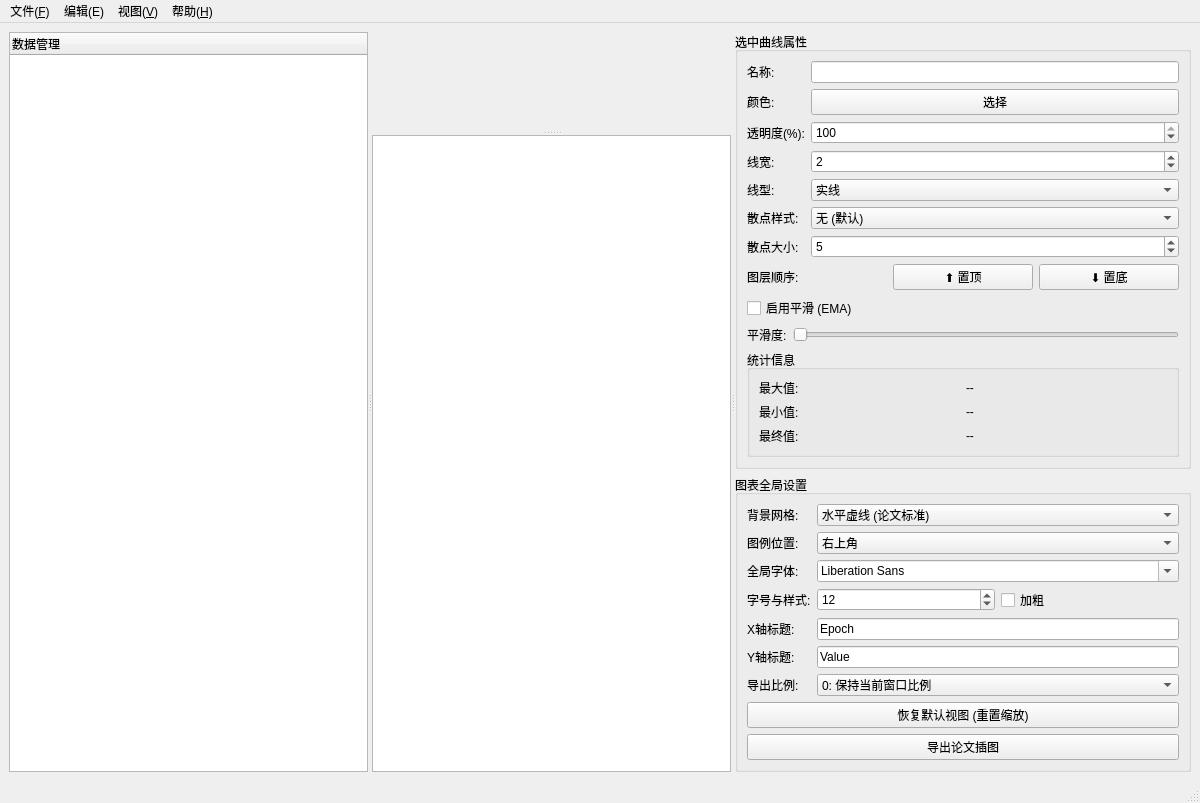
<?xml version="1.0" encoding="UTF-8"?>
<ui version="4.0">
 <class>MainWindow</class>
 <widget class="QMainWindow" name="MainWindow">
  <property name="geometry">
   <rect>
    <x>0</x>
    <y>0</y>
    <width>1200</width>
    <height>780</height>
   </rect>
  </property>
  <property name="windowTitle">
   <string>CSV Result Analyzer</string>
  </property>
  <widget class="QWidget" name="centralwidget">
   <layout class="QGridLayout" name="gridLayout">
    <item row="0" column="0">
     <widget class="QSplitter" name="Hsplitter">
      <property name="orientation">
       <enum>Qt::Orientation::Horizontal</enum>
      </property>
      <widget class="QTreeWidget" name="treeWidget">
       <property name="headerHidden">
        <bool>false</bool>
       </property>
       <column>
        <property name="text">
         <string>数据管理</string>
        </property>
       </column>
      </widget>
      <widget class="QSplitter" name="Vsplitter">
       <property name="orientation">
        <enum>Qt::Orientation::Vertical</enum>
       </property>
       <widget class="QCustomPlot" name="customPlot" native="true">
        <property name="sizePolicy">
         <sizepolicy hsizetype="Expanding" vsizetype="Expanding">
          <horstretch>0</horstretch>
          <verstretch>0</verstretch>
         </sizepolicy>
        </property>
       </widget>
       <widget class="QTableView" name="tableView"/>
      </widget>
      <widget class="QWidget" name="rightPanelWidget" native="true">
       <layout class="QVBoxLayout" name="verticalLayout">
        <item>
         <widget class="QGroupBox" name="groupCurveProps">
          <property name="title">
           <string>选中曲线属性</string>
          </property>
          <layout class="QVBoxLayout" name="curvePropsLayout">
           <item>
            <layout class="QFormLayout" name="formLayout">
             <item row="0" column="0">
              <widget class="QLabel" name="labelName">
               <property name="text">
                <string>名称:</string>
               </property>
              </widget>
             </item>
             <item row="0" column="1">
              <widget class="QLineEdit" name="editName"/>
             </item>
             <item row="1" column="0">
              <widget class="QLabel" name="labelColor">
               <property name="text">
                <string>颜色:</string>
               </property>
              </widget>
             </item>
             <item row="1" column="1">
              <widget class="QPushButton" name="btnColor">
               <property name="text">
                <string>选择</string>
               </property>
              </widget>
             </item>
             <item row="2" column="0">
              <widget class="QLabel" name="labelAlpha">
               <property name="text">
                <string>透明度(%):</string>
               </property>
              </widget>
             </item>
             <item row="2" column="1">
              <widget class="QSpinBox" name="spinAlpha">
               <property name="maximum">
                <number>100</number>
               </property>
               <property name="value">
                <number>100</number>
               </property>
              </widget>
             </item>
             <item row="3" column="0">
              <widget class="QLabel" name="labelWidth">
               <property name="text">
                <string>线宽:</string>
               </property>
              </widget>
             </item>
             <item row="3" column="1">
              <widget class="QSpinBox" name="spinWidth">
               <property name="minimum">
                <number>1</number>
               </property>
               <property name="maximum">
                <number>10</number>
               </property>
               <property name="value">
                <number>2</number>
               </property>
              </widget>
             </item>
             <item row="4" column="0">
              <widget class="QLabel" name="labelStyle">
               <property name="text">
                <string>线型:</string>
               </property>
              </widget>
             </item>
             <item row="4" column="1">
              <widget class="QComboBox" name="comboStyle">
               <item>
                <property name="text">
                 <string>实线</string>
                </property>
               </item>
               <item>
                <property name="text">
                 <string>虚线</string>
                </property>
               </item>
              </widget>
             </item>
             <item row="5" column="0">
              <widget class="QLabel" name="labelScatter">
               <property name="text">
                <string>散点样式:</string>
               </property>
              </widget>
             </item>
             <item row="5" column="1">
              <widget class="QComboBox" name="comboScatter">
               <item>
                <property name="text">
                 <string>无 (默认)</string>
                </property>
               </item>
               <item>
                <property name="text">
                 <string>圆圈 (Circle)</string>
                </property>
               </item>
               <item>
                <property name="text">
                 <string>方块 (Square)</string>
                </property>
               </item>
               <item>
                <property name="text">
                 <string>菱形 (Diamond)</string>
                </property>
               </item>
               <item>
                <property name="text">
                 <string>三角形 (Triangle)</string>
                </property>
               </item>
              </widget>
             </item>
             <item row="6" column="0">
              <widget class="QLabel" name="labelScatterSize">
               <property name="text">
                <string>散点大小:</string>
               </property>
              </widget>
             </item>
             <item row="6" column="1">
              <widget class="QSpinBox" name="spinScatterSize">
               <property name="minimum">
                <number>1</number>
               </property>
               <property name="maximum">
                <number>20</number>
               </property>
               <property name="value">
                <number>5</number>
               </property>
              </widget>
             </item>
            </layout>
           </item>
           <item>
            <layout class="QHBoxLayout" name="layerLayout">
             <item>
              <widget class="QLabel" name="labelLayer">
               <property name="text">
                <string>图层顺序:</string>
               </property>
              </widget>
             </item>
             <item>
              <widget class="QPushButton" name="btnBringTop">
               <property name="text">
                <string>⬆ 置顶</string>
               </property>
              </widget>
             </item>
             <item>
              <widget class="QPushButton" name="btnSendBottom">
               <property name="text">
                <string>⬇ 置底</string>
               </property>
              </widget>
             </item>
            </layout>
           </item>
           <item>
            <widget class="QCheckBox" name="checkSmooth">
             <property name="text">
              <string>启用平滑 (EMA)</string>
             </property>
            </widget>
           </item>
           <item>
            <layout class="QHBoxLayout" name="smoothLayout">
             <item>
              <widget class="QLabel" name="labelSmoothValue">
               <property name="text">
                <string>平滑度:</string>
               </property>
              </widget>
             </item>
             <item>
              <widget class="QSlider" name="sliderSmooth">
               <property name="maximum">
                <number>99</number>
               </property>
               <property name="orientation">
                <enum>Qt::Orientation::Horizontal</enum>
               </property>
              </widget>
             </item>
            </layout>
           </item>
           <item>
            <widget class="QGroupBox" name="groupStats">
             <property name="title">
              <string>统计信息</string>
             </property>
             <layout class="QGridLayout" name="statsLayout">
              <item row="0" column="0">
               <widget class="QLabel" name="labelMaxTitle">
                <property name="text">
                 <string>最大值:</string>
                </property>
               </widget>
              </item>
              <item row="0" column="1">
               <widget class="QLabel" name="labelMaxValue">
                <property name="text">
                 <string>--</string>
                </property>
               </widget>
              </item>
              <item row="1" column="0">
               <widget class="QLabel" name="labelMinTitle">
                <property name="text">
                 <string>最小值:</string>
                </property>
               </widget>
              </item>
              <item row="1" column="1">
               <widget class="QLabel" name="labelMinValue">
                <property name="text">
                 <string>--</string>
                </property>
               </widget>
              </item>
              <item row="2" column="0">
               <widget class="QLabel" name="labelFinalTitle">
                <property name="text">
                 <string>最终值:</string>
                </property>
               </widget>
              </item>
              <item row="2" column="1">
               <widget class="QLabel" name="labelFinalValue">
                <property name="text">
                 <string>--</string>
                </property>
               </widget>
              </item>
             </layout>
            </widget>
           </item>
          </layout>
         </widget>
        </item>
        <item>
         <widget class="QGroupBox" name="groupGlobalSettings">
          <property name="title">
           <string>图表全局设置</string>
          </property>
          <layout class="QVBoxLayout" name="globalLayout">
           <item>
            <layout class="QFormLayout" name="globalFormLayout">
             <item row="0" column="0">
              <widget class="QLabel" name="labelGrid">
               <property name="text">
                <string>背景网格:</string>
               </property>
              </widget>
             </item>
             <item row="0" column="1">
              <widget class="QComboBox" name="comboGrid">
               <item>
                <property name="text">
                 <string>水平虚线 (论文标准)</string>
                </property>
               </item>
               <item>
                <property name="text">
                 <string>全网格</string>
                </property>
               </item>
               <item>
                <property name="text">
                 <string>无网格</string>
                </property>
               </item>
              </widget>
             </item>
             <item row="1" column="0">
              <widget class="QLabel" name="labelLegend">
               <property name="text">
                <string>图例位置:</string>
               </property>
              </widget>
             </item>
             <item row="1" column="1">
              <widget class="QComboBox" name="comboLegend">
               <property name="currentText">
                <string>右上角</string>
               </property>
               <item>
                <property name="text">
                 <string>右上角</string>
                </property>
               </item>
               <item>
                <property name="text">
                 <string>右下角</string>
                </property>
               </item>
               <item>
                <property name="text">
                 <string>隐藏图例</string>
                </property>
               </item>
              </widget>
             </item>
             <item row="2" column="0">
              <widget class="QLabel" name="labelFont">
               <property name="text">
                <string>全局字体:</string>
               </property>
              </widget>
             </item>
             <item row="2" column="1">
              <widget class="QFontComboBox" name="comboFont">
               <property name="currentFont">
                <font>
                 <family>Arial</family>
                </font>
               </property>
              </widget>
             </item>
             <item row="3" column="0">
              <widget class="QLabel" name="labelFontSize">
               <property name="text">
                <string>字号与样式:</string>
               </property>
              </widget>
             </item>
             <item row="3" column="1">
              <layout class="QHBoxLayout" name="fontStyleLayout">
               <item>
                <widget class="QSpinBox" name="spinFontSize">
                 <property name="minimum">
                  <number>6</number>
                 </property>
                 <property name="maximum">
                  <number>36</number>
                 </property>
                 <property name="value">
                  <number>12</number>
                 </property>
                </widget>
               </item>
               <item>
                <widget class="QCheckBox" name="checkFontBold">
                 <property name="text">
                  <string>加粗</string>
                 </property>
                </widget>
               </item>
              </layout>
             </item>
             <item row="4" column="0">
              <widget class="QLabel" name="labelXTitle">
               <property name="text">
                <string>X轴标题:</string>
               </property>
              </widget>
             </item>
             <item row="4" column="1">
              <widget class="QLineEdit" name="editXTitle">
               <property name="text">
                <string>Epoch</string>
               </property>
              </widget>
             </item>
             <item row="5" column="0">
              <widget class="QLabel" name="labelYTitle">
               <property name="text">
                <string>Y轴标题:</string>
               </property>
              </widget>
             </item>
             <item row="5" column="1">
              <widget class="QLineEdit" name="editYTitle">
               <property name="text">
                <string>Value</string>
               </property>
              </widget>
             </item>
             <item row="6" column="0">
              <widget class="QLabel" name="labelExportRatio">
               <property name="text">
                <string>导出比例:</string>
               </property>
              </widget>
             </item>
             <item row="6" column="1">
              <widget class="QComboBox" name="comboExportRatio">
               <item>
                <property name="text">
                 <string>0: 保持当前窗口比例</string>
                </property>
               </item>
               <item>
                <property name="text">
                 <string>1: 论文单栏排版 (4:3)</string>
                </property>
               </item>
               <item>
                <property name="text">
                 <string>2: 论文双栏跨版 (2:1)</string>
                </property>
               </item>
              </widget>
             </item>
            </layout>
           </item>
           <item>
            <widget class="QPushButton" name="btnResetZoom">
             <property name="text">
              <string>恢复默认视图 (重置缩放)</string>
             </property>
            </widget>
           </item>
           <item>
            <widget class="QPushButton" name="btnExportImg">
             <property name="text">
              <string>导出论文插图</string>
             </property>
            </widget>
           </item>
           <item>
            <spacer name="verticalSpacer">
             <property name="orientation">
              <enum>Qt::Orientation::Vertical</enum>
             </property>
             <property name="sizeHint" stdset="0">
              <size>
               <width>20</width>
               <height>63</height>
              </size>
             </property>
            </spacer>
           </item>
          </layout>
         </widget>
        </item>
       </layout>
      </widget>
     </widget>
    </item>
   </layout>
  </widget>
  <widget class="QMenuBar" name="menubar">
   <property name="geometry">
    <rect>
     <x>0</x>
     <y>0</y>
     <width>1200</width>
     <height>22</height>
    </rect>
   </property>
   <widget class="QMenu" name="menu_F">
    <property name="title">
     <string>文件(&amp;F)</string>
    </property>
    <addaction name="actionOpen"/>
    <addaction name="actionOpenDir"/>
    <addaction name="actionExport"/>
    <addaction name="action_Q"/>
   </widget>
   <widget class="QMenu" name="menu_V">
    <property name="title">
     <string>编辑(E)</string>
    </property>
    <addaction name="action_Clear_Plot"/>
    <addaction name="action_Remove_All_Files"/>
    <addaction name="action_Delete_CSV"/>
   </widget>
   <widget class="QMenu" name="menu_V_2">
    <property name="title">
     <string>视图(&amp;V)</string>
    </property>
    <addaction name="action_Toggle_File_Tree"/>
    <addaction name="action_Toggle_Data_Table"/>
    <addaction name="action_Toggle_Properties"/>
   </widget>
   <widget class="QMenu" name="menu_H">
    <property name="title">
     <string>帮助(&amp;H)</string>
    </property>
    <addaction name="action_Documentation"/>
    <addaction name="action_About"/>
   </widget>
   <addaction name="menu_F"/>
   <addaction name="menu_V"/>
   <addaction name="menu_V_2"/>
   <addaction name="menu_H"/>
  </widget>
  <widget class="QStatusBar" name="statusbar"/>
  <action name="actionOpen">
   <property name="text">
    <string>打开(O)</string>
   </property>
   <property name="shortcut">
    <string>Ctrl+O</string>
   </property>
  </action>
  <action name="actionOpenDir">
   <property name="text">
    <string>打开文件夹(Import Directory)</string>
   </property>
  </action>
  <action name="actionExport">
   <property name="text">
    <string>导出(S)</string>
   </property>
  </action>
  <action name="action_Q">
   <property name="text">
    <string>退出(Q)</string>
   </property>
  </action>
  <action name="action_Clear_Plot">
   <property name="text">
    <string>清空画布 (Clear Plot)</string>
   </property>
  </action>
  <action name="action_Remove_All_Files">
   <property name="text">
    <string>移除所有文件 (Remove All Files)</string>
   </property>
  </action>
  <action name="action_Toggle_File_Tree">
   <property name="checkable">
    <bool>true</bool>
   </property>
   <property name="text">
    <string>显示/隐藏 文件树 (Toggle File Tree)</string>
   </property>
  </action>
  <action name="action_Toggle_Data_Table">
   <property name="checkable">
    <bool>true</bool>
   </property>
   <property name="text">
    <string>显示/隐藏 数据表  (Toggle Data Table)</string>
   </property>
  </action>
  <action name="action_Toggle_Properties">
   <property name="checkable">
    <bool>true</bool>
   </property>
   <property name="text">
    <string>显示/隐藏 属性面板 (Toggle Properties)</string>
   </property>
  </action>
  <action name="action_Documentation">
   <property name="text">
    <string>使用说明 (Documentation)</string>
   </property>
  </action>
  <action name="action_About">
   <property name="text">
    <string>关于 (About)</string>
   </property>
  </action>
  <action name="action_Delete_CSV">
   <property name="text">
    <string>删除(Delete CSV)</string>
   </property>
  </action>
 </widget>
 <customwidgets>
  <customwidget>
   <class>QCustomPlot</class>
   <extends>QWidget</extends>
   <header>qcustomplot.h</header>
   <container>1</container>
  </customwidget>
 </customwidgets>
 <resources/>
 <connections/>
</ui>
